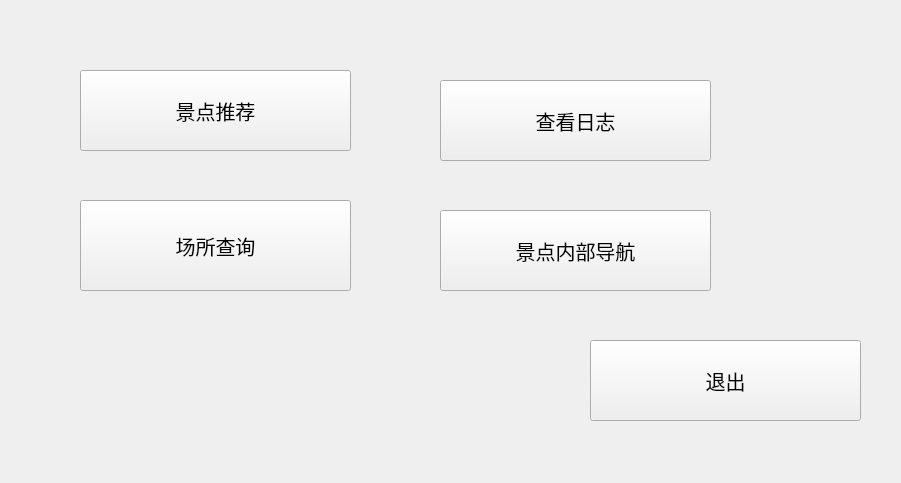
<?xml version="1.0" encoding="UTF-8"?>
<ui version="4.0">
 <class>feature_list</class>
 <widget class="QWidget" name="feature_list">
  <property name="geometry">
   <rect>
    <x>0</x>
    <y>0</y>
    <width>901</width>
    <height>483</height>
   </rect>
  </property>
  <property name="windowTitle">
   <string>Form</string>
  </property>
  <widget class="QPushButton" name="search">
   <property name="geometry">
    <rect>
     <x>80</x>
     <y>70</y>
     <width>271</width>
     <height>81</height>
    </rect>
   </property>
   <property name="font">
    <font>
     <pointsize>15</pointsize>
    </font>
   </property>
   <property name="text">
    <string>景点推荐</string>
   </property>
  </widget>
  <widget class="QPushButton" name="dairy">
   <property name="geometry">
    <rect>
     <x>440</x>
     <y>80</y>
     <width>271</width>
     <height>81</height>
    </rect>
   </property>
   <property name="font">
    <font>
     <pointsize>15</pointsize>
    </font>
   </property>
   <property name="text">
    <string>查看日志</string>
   </property>
  </widget>
  <widget class="QPushButton" name="quit">
   <property name="geometry">
    <rect>
     <x>590</x>
     <y>340</y>
     <width>271</width>
     <height>81</height>
    </rect>
   </property>
   <property name="font">
    <font>
     <pointsize>15</pointsize>
    </font>
   </property>
   <property name="text">
    <string>退出</string>
   </property>
  </widget>
  <widget class="QPushButton" name="insideSearch">
   <property name="geometry">
    <rect>
     <x>80</x>
     <y>200</y>
     <width>271</width>
     <height>91</height>
    </rect>
   </property>
   <property name="font">
    <font>
     <pointsize>15</pointsize>
    </font>
   </property>
   <property name="text">
    <string>场所查询</string>
   </property>
  </widget>
  <widget class="QPushButton" name="daohang">
   <property name="geometry">
    <rect>
     <x>440</x>
     <y>210</y>
     <width>271</width>
     <height>81</height>
    </rect>
   </property>
   <property name="font">
    <font>
     <pointsize>15</pointsize>
    </font>
   </property>
   <property name="text">
    <string>景点内部导航</string>
   </property>
  </widget>
 </widget>
 <resources/>
 <connections/>
</ui>
